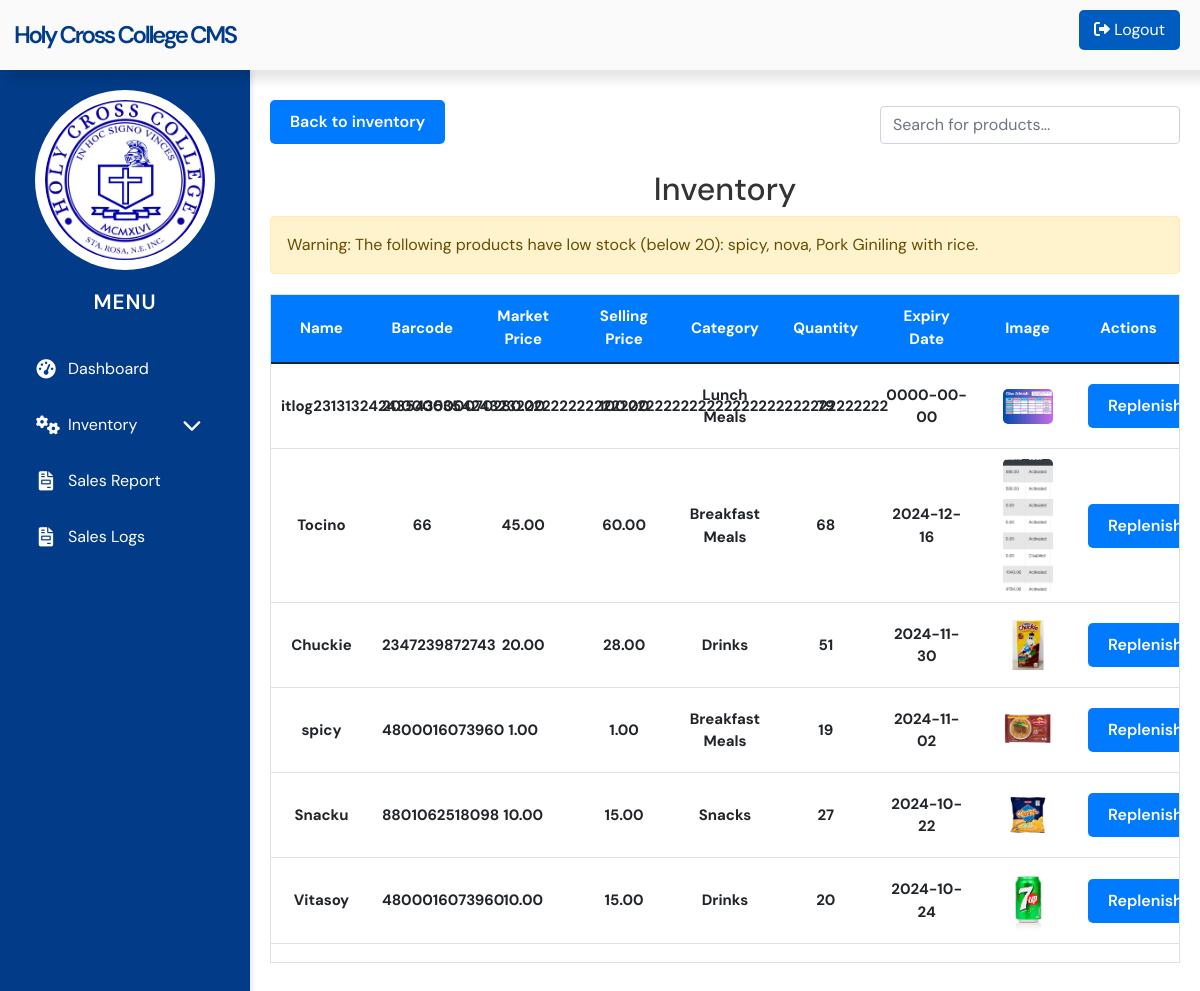
The page /replenish.php (signed in) on the database its author committed.
### tables this page shows
CREATE TABLE `products` (
  `id` int(11) NOT NULL,
  `name` varchar(255) NOT NULL,
  `barcode` varchar(250) DEFAULT NULL,
  `quantity` int(11) NOT NULL,
  `image` varchar(255) NOT NULL,
  `expiry_date` date DEFAULT NULL,
  `market_price` decimal(10,2) NOT NULL,
  `selling_price` decimal(10,2) NOT NULL,
  `category` varchar(255) NOT NULL
);

### replenish.php (the view, shortened to what this page needs)
<?php
include 'db.php';
$query = "SELECT id, name,barcode, quantity, image, expiry_date, market_price, selling_price, category FROM products ORDER BY id DESC";
$result = $conn->query($query);
$availableProducts = [];
$outOfStockProducts = [];
if ($result->num_rows > 0) {
    while ($row = $result->fetch_assoc()) {
        if ($row['quantity'] > 0) {
            $availableProducts[] = $row;
        } else {
            $outOfStockProducts[] = $row;
        }
    }
}
include 'sidebar.php';
?>
<!DOCTYPE html>
<html lang="en">
<head>
    <link rel="stylesheet" href="https://cdn.jsdelivr.net/npm/bootstrap@5.1.3/dist/css/bootstrap.min.css">
    <link rel="stylesheet" href="https://cdn.jsdelivr.net/npm/bootstrap-icons@1.8.1/font/bootstrap-icons.css">
    <link rel="stylesheet" href="assets/css/styles.css">
    <link rel="stylesheet" href="https://cdn.jsdelivr.net/npm/sweetalert2@11/dist/sweetalert2.min.css">
</head>
<body>
    <div class="main-content">
        <div class="d-flex justify-content-between align-items-center mb-3">
            <a href="inventory.php" class="btn btn-primary">Back to inventory</a>
            <input type="text" id="searchInput" class="form-control" placeholder="Search for products...">
        </div>
        <h2>Inventory</h2>
        <?php
        $lowStockProducts = [];
        foreach ($availableProducts as $product) {
            if ($product['quantity'] < 20) {
                $lowStockProducts[] = htmlspecialchars($product['name']);
            }
        }
        if (!empty($lowStockProducts)) {
            $lowStockList = implode(", ", $lowStockProducts);
            echo '<div class="alert alert-warning" role="alert">
                    Warning: The following products have low stock (below 20): ' . $lowStockList . '.
                  </div>';
        }
        ?>
        <table class="table" id="productTable">
            <thead>
                <tr>
                    <th>Name</th>
                    <th>Barcode</th>
                    <th>Market Price</th>
                    <th>Selling Price</th>
                    <th>Category</th>
                    <th>Quantity</th>
                    <th>Expiry Date</th>
                    <th>Image</th>
                    <th>Actions</th>
                </tr>
            </thead>
            <tbody>
                <?php foreach ($availableProducts as $product): ?>
                <tr>
                    <td><?php echo htmlspecialchars($product['name']); ?></td>
                    <td><?php echo htmlspecialchars($product['barcode']); ?></td>
                    <td><?php echo htmlspecialchars($product['market_price']); ?></td>
                    <td><?php echo htmlspecialchars($product['selling_price']); ?></td>
                    <td><?php echo htmlspecialchars($product['category']); ?></td>
                    <td><?php echo htmlspecialchars($product['quantity']); ?></td>
                    <td><?php echo htmlspecialchars($product['expiry_date']); ?></td>
                    <td>
                        <?php if ($product['image']): ?>
                            <img src="<?php echo 'assets/images/' . htmlspecialchars($product['image']); ?>" alt="<?php echo htmlspecialchars($product['name']); ?>" width="50">
                        <?php else: ?>
                            No Image
                        <?php endif; ?>
                    </td>
                    <td>
                        <button class="btn btn-success btn-sm replenish-btn" data-id="<?php echo $product['id']; ?>" data-name="<?php echo htmlspecialchars($product['name']); ?>">Replenish</button>
                    </td>
                </tr>
                <?php endforeach; ?>
            </tbody>
        </table>
    </div>
</body>
</html>

### assets/css/styles.css (style rules this page uses)
body { font-family: Arial, sans-serif; background-color: #f4f4f4; margin: 0; padding: 0; }
h2 { text-align: center; color: #333; }
input, select, button { padding: 10px; margin-top: 5px; border-radius: 4px; border: 1px solid #ddd; }
button { background-color: #5cb85c; color: white; border: none; cursor: pointer; margin-top: 20px; }
table { width: 100%; border-collapse: collapse; }
table, th, td { border: 1px solid #ddd; }
th, td { padding: 10px; text-align: left; }
th { background-color: #f2f2f2; }

### sidebar.php (style rules this page uses)
body { font-family: 'Arial', sans-serif; display: flex; margin: 0; background-color: #f4f7fc; height: 100vh; flex-direction: column; }
.main-content { margin-left: 250px; padding: 20px; background-color: #ffffff; min-height: 100vh; box-sizing: border-box; margin-top: 70px; }

### replenish.php (style rules this page uses)
body { font-family: 'DM Sans', sans-serif,bold; }
.main-content { padding: 20px; }
.table { border-collapse: collapse; }
.table th, .table td { border: none; padding: 10px; font-size: 14px; text-align: center; vertical-align: middle; font-weight: bold; font-size: 15px; }
.table thead th { background-color: #007bff; color: white; border-bottom: 2px solid #007bff; font-weight: 700; }
.table tbody tr { border-bottom: 1px solid #dee2e6; }
.table img { border-radius: 5px; }
.alert { margin-bottom: 20px; }
#searchInput { width: 300px; margin-left: 10px; }
.btn { display: inline-block; padding: 10px 20px; margin: 10px 0; font-size: 16px; font-weight: 600; color: white; background-color: #007bff; border: none; border-radius: 5px; text-decoration: none; transition: background-color 0.3s, transform 0.2s; }
.table tbody { display: block; height: 600px; overflow-y: scroll; width: 100%; }
.table thead, .table tbody tr { display: table; width: 100%; table-layout: fixed; }

### rows shown on the page
products: name "itlog231313242435435354243232222222222222222222222222222222222222222222", barcode "200000000702", market_price "80.00", selling_price "100.00", category "Lunch Meals", quantity "79", expiry_date "0000-00-00", image (picture)
products: name "Tocino", barcode "66", market_price "45.00", selling_price "60.00", category "Breakfast Meals", quantity "68", expiry_date "2024-12-16", image (picture)
products: name "Chuckie", barcode "2347239872743", market_price "20.00", selling_price "28.00", category "Drinks", quantity "51", expiry_date "2024-11-30", image (picture)
products: name "spicy", barcode "4800016073960", market_price "1.00", selling_price "1.00", category "Breakfast Meals", quantity "19", expiry_date "2024-11-02", image (picture)
products: name "Snacku", barcode "8801062518098", market_price "10.00", selling_price "15.00", category "Snacks", quantity "27", expiry_date "2024-10-22", image (picture)
products: name "Vitasoy", barcode "4800016073960", market_price "10.00", selling_price "15.00", category "Drinks", quantity "20", expiry_date "2024-10-24", image (picture)
products: image (picture)

### other values the page prints
$lowStockList "spicy, nova, Pork Giniling with rice"
